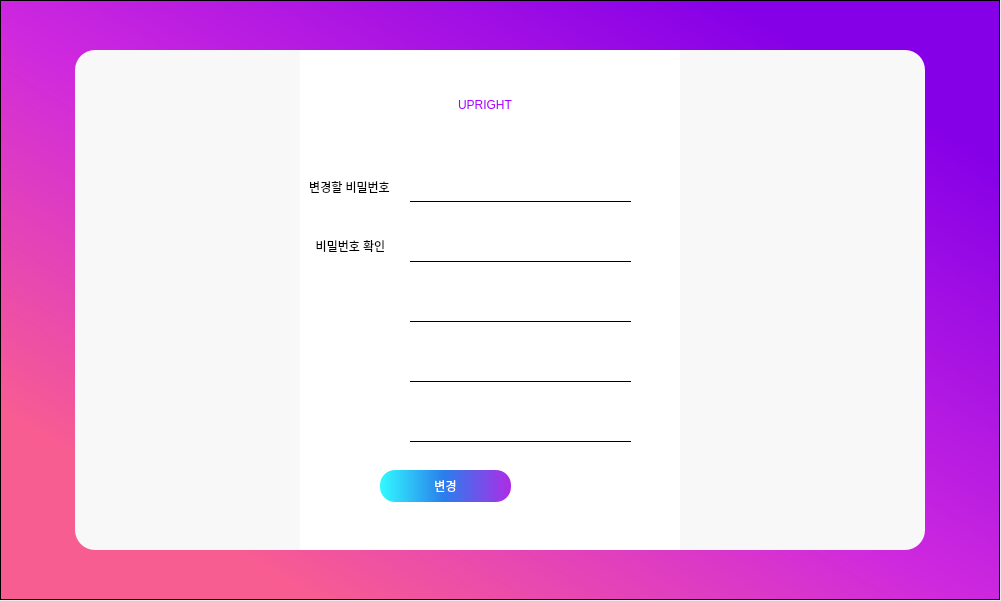
<?xml version="1.0" encoding="UTF-8"?>
<ui version="4.0">
 <class>MainWindow</class>
 <widget class="QMainWindow" name="MainWindow">
  <property name="geometry">
   <rect>
    <x>0</x>
    <y>0</y>
    <width>1001</width>
    <height>601</height>
   </rect>
  </property>
  <property name="windowTitle">
   <string>MainWindow</string>
  </property>
  <widget class="QWidget" name="centralwidget">
   <widget class="QFrame" name="frame">
    <property name="geometry">
     <rect>
      <x>0</x>
      <y>0</y>
      <width>1000</width>
      <height>600</height>
     </rect>
    </property>
    <property name="styleSheet">
     <string notr="true">background-color: qlineargradient(spread:pad, x1:1, y1:0, x2:0, y2:1, stop:0.142045 rgba(134, 0, 231, 255), stop:0.522727 rgba(207, 41, 222, 255), stop:0.846591 rgba(248, 93, 145, 255));</string>
    </property>
    <property name="frameShape">
     <enum>QFrame::StyledPanel</enum>
    </property>
    <property name="frameShadow">
     <enum>QFrame::Raised</enum>
    </property>
    <widget class="QFrame" name="frame_3">
     <property name="geometry">
      <rect>
       <x>75</x>
       <y>50</y>
       <width>850</width>
       <height>500</height>
      </rect>
     </property>
     <property name="autoFillBackground">
      <bool>false</bool>
     </property>
     <property name="styleSheet">
      <string notr="true">background-color: rgb(248, 248, 248);
border-radius:20px;
</string>
     </property>
     <property name="frameShape">
      <enum>QFrame::StyledPanel</enum>
     </property>
     <property name="frameShadow">
      <enum>QFrame::Raised</enum>
     </property>
     <widget class="QFrame" name="frame_2">
      <property name="geometry">
       <rect>
        <x>225</x>
        <y>0</y>
        <width>380</width>
        <height>500</height>
       </rect>
      </property>
      <property name="styleSheet">
       <string notr="true">background-color: rgb(255, 255, 255);
border-radius:0px;</string>
      </property>
      <property name="frameShape">
       <enum>QFrame::StyledPanel</enum>
      </property>
      <property name="frameShadow">
       <enum>QFrame::Raised</enum>
      </property>
      <widget class="QPushButton" name="pushButton_changepw">
       <property name="geometry">
        <rect>
         <x>80</x>
         <y>420</y>
         <width>131</width>
         <height>32</height>
        </rect>
       </property>
       <property name="styleSheet">
        <string notr="true">font: 75 9pt &quot;한컴 말랑말랑 Bold&quot;;
background-color: qlineargradient(spread:pad, x1:0, y1:0, x2:1, y2:0, stop:0.0113636 rgba(49, 248, 255, 255), stop:0.488636 rgba(42, 126, 236, 255), stop:1 rgba(174, 44, 231, 255));
border-radius:15px;
color: rgb(255, 255, 255);</string>
       </property>
       <property name="text">
        <string>변경</string>
       </property>
      </widget>
      <widget class="QLabel" name="label_pw">
       <property name="geometry">
        <rect>
         <x>10</x>
         <y>180</y>
         <width>81</width>
         <height>31</height>
        </rect>
       </property>
       <property name="styleSheet">
        <string notr="true">font: 75 9pt &quot;한컴 말랑말랑 Bold&quot;;</string>
       </property>
       <property name="text">
        <string>비밀번호 확인</string>
       </property>
       <property name="alignment">
        <set>Qt::AlignCenter</set>
       </property>
      </widget>
      <widget class="QLineEdit" name="lineEdit_pw2">
       <property name="geometry">
        <rect>
         <x>110</x>
         <y>181</y>
         <width>221</width>
         <height>31</height>
        </rect>
       </property>
       <property name="styleSheet">
        <string notr="true">background-color: rgb(255, 255, 255);</string>
       </property>
       <property name="echoMode">
        <enum>QLineEdit::Password</enum>
       </property>
      </widget>
      <widget class="QLabel" name="label_id">
       <property name="geometry">
        <rect>
         <x>-1</x>
         <y>121</y>
         <width>101</width>
         <height>31</height>
        </rect>
       </property>
       <property name="styleSheet">
        <string notr="true">font: 75 9pt &quot;한컴 말랑말랑 Bold&quot;;</string>
       </property>
       <property name="text">
        <string>변경할 비밀번호</string>
       </property>
       <property name="alignment">
        <set>Qt::AlignCenter</set>
       </property>
      </widget>
      <widget class="QLineEdit" name="lineEdit_pw1">
       <property name="geometry">
        <rect>
         <x>110</x>
         <y>121</y>
         <width>221</width>
         <height>31</height>
        </rect>
       </property>
       <property name="styleSheet">
        <string notr="true">background-color: rgb(255, 255, 255);</string>
       </property>
      </widget>
      <widget class="QLabel" name="label_JoinLogo">
       <property name="geometry">
        <rect>
         <x>80</x>
         <y>20</y>
         <width>210</width>
         <height>70</height>
        </rect>
       </property>
       <property name="styleSheet">
        <string notr="true">font: 15pt &quot;Arial Rounded MT Bold&quot;;
background-color: rgb(255, 255, 255);
color: rgb(170, 0, 255);</string>
       </property>
       <property name="text">
        <string>UPRIGHT</string>
       </property>
       <property name="textFormat">
        <enum>Qt::AutoText</enum>
       </property>
       <property name="alignment">
        <set>Qt::AlignCenter</set>
       </property>
      </widget>
      <widget class="Line" name="line_id">
       <property name="geometry">
        <rect>
         <x>110</x>
         <y>151</y>
         <width>221</width>
         <height>1</height>
        </rect>
       </property>
       <property name="styleSheet">
        <string notr="true">background-color: rgb(0, 0, 0);</string>
       </property>
       <property name="frameShadow">
        <enum>QFrame::Sunken</enum>
       </property>
       <property name="lineWidth">
        <number>1</number>
       </property>
       <property name="midLineWidth">
        <number>0</number>
       </property>
       <property name="orientation">
        <enum>Qt::Horizontal</enum>
       </property>
      </widget>
      <widget class="Line" name="line_pw">
       <property name="geometry">
        <rect>
         <x>110</x>
         <y>211</y>
         <width>221</width>
         <height>1</height>
        </rect>
       </property>
       <property name="styleSheet">
        <string notr="true">background-color: rgb(0, 0, 0);</string>
       </property>
       <property name="frameShadow">
        <enum>QFrame::Sunken</enum>
       </property>
       <property name="lineWidth">
        <number>1</number>
       </property>
       <property name="midLineWidth">
        <number>0</number>
       </property>
       <property name="orientation">
        <enum>Qt::Horizontal</enum>
       </property>
      </widget>
      <widget class="Line" name="line_name">
       <property name="geometry">
        <rect>
         <x>110</x>
         <y>271</y>
         <width>221</width>
         <height>1</height>
        </rect>
       </property>
       <property name="styleSheet">
        <string notr="true">background-color: rgb(0, 0, 0);</string>
       </property>
       <property name="frameShadow">
        <enum>QFrame::Sunken</enum>
       </property>
       <property name="lineWidth">
        <number>1</number>
       </property>
       <property name="midLineWidth">
        <number>0</number>
       </property>
       <property name="orientation">
        <enum>Qt::Horizontal</enum>
       </property>
      </widget>
      <widget class="Line" name="line_addr">
       <property name="geometry">
        <rect>
         <x>110</x>
         <y>331</y>
         <width>221</width>
         <height>1</height>
        </rect>
       </property>
       <property name="styleSheet">
        <string notr="true">background-color: rgb(0, 0, 0);</string>
       </property>
       <property name="frameShadow">
        <enum>QFrame::Sunken</enum>
       </property>
       <property name="lineWidth">
        <number>1</number>
       </property>
       <property name="midLineWidth">
        <number>0</number>
       </property>
       <property name="orientation">
        <enum>Qt::Horizontal</enum>
       </property>
      </widget>
      <widget class="Line" name="line_birth">
       <property name="geometry">
        <rect>
         <x>110</x>
         <y>391</y>
         <width>221</width>
         <height>1</height>
        </rect>
       </property>
       <property name="styleSheet">
        <string notr="true">background-color: rgb(0, 0, 0);</string>
       </property>
       <property name="frameShadow">
        <enum>QFrame::Sunken</enum>
       </property>
       <property name="lineWidth">
        <number>1</number>
       </property>
       <property name="midLineWidth">
        <number>0</number>
       </property>
       <property name="orientation">
        <enum>Qt::Horizontal</enum>
       </property>
      </widget>
     </widget>
     <widget class="QLabel" name="label_lPicture">
      <property name="enabled">
       <bool>true</bool>
      </property>
      <property name="geometry">
       <rect>
        <x>20</x>
        <y>0</y>
        <width>551</width>
        <height>500</height>
       </rect>
      </property>
      <property name="mouseTracking">
       <bool>false</bool>
      </property>
      <property name="tabletTracking">
       <bool>false</bool>
      </property>
      <property name="focusPolicy">
       <enum>Qt::NoFocus</enum>
      </property>
      <property name="layoutDirection">
       <enum>Qt::LeftToRight</enum>
      </property>
      <property name="autoFillBackground">
       <bool>false</bool>
      </property>
      <property name="styleSheet">
       <string notr="true"/>
      </property>
      <property name="frameShape">
       <enum>QFrame::NoFrame</enum>
      </property>
      <property name="frameShadow">
       <enum>QFrame::Plain</enum>
      </property>
      <property name="midLineWidth">
       <number>0</number>
      </property>
      <property name="text">
       <string/>
      </property>
      <property name="pixmap">
       <pixmap>../Documents/capstone/Upright_project3/Icon/okamurayuta works.jpg</pixmap>
      </property>
      <property name="scaledContents">
       <bool>true</bool>
      </property>
      <property name="alignment">
       <set>Qt::AlignLeading|Qt::AlignLeft|Qt::AlignVCenter</set>
      </property>
      <property name="wordWrap">
       <bool>false</bool>
      </property>
      <property name="openExternalLinks">
       <bool>false</bool>
      </property>
     </widget>
     <widget class="QLabel" name="label_rPicture">
      <property name="enabled">
       <bool>true</bool>
      </property>
      <property name="geometry">
       <rect>
        <x>370</x>
        <y>0</y>
        <width>461</width>
        <height>500</height>
       </rect>
      </property>
      <property name="mouseTracking">
       <bool>false</bool>
      </property>
      <property name="tabletTracking">
       <bool>false</bool>
      </property>
      <property name="focusPolicy">
       <enum>Qt::NoFocus</enum>
      </property>
      <property name="layoutDirection">
       <enum>Qt::LeftToRight</enum>
      </property>
      <property name="autoFillBackground">
       <bool>false</bool>
      </property>
      <property name="styleSheet">
       <string notr="true"/>
      </property>
      <property name="frameShape">
       <enum>QFrame::NoFrame</enum>
      </property>
      <property name="frameShadow">
       <enum>QFrame::Plain</enum>
      </property>
      <property name="midLineWidth">
       <number>0</number>
      </property>
      <property name="text">
       <string/>
      </property>
      <property name="pixmap">
       <pixmap>../Documents/capstone/Upright_project3/Icon/okamurayuta works.jpg</pixmap>
      </property>
      <property name="scaledContents">
       <bool>true</bool>
      </property>
      <property name="alignment">
       <set>Qt::AlignLeading|Qt::AlignLeft|Qt::AlignVCenter</set>
      </property>
      <property name="wordWrap">
       <bool>false</bool>
      </property>
      <property name="openExternalLinks">
       <bool>false</bool>
      </property>
     </widget>
     <zorder>label_rPicture</zorder>
     <zorder>label_lPicture</zorder>
     <zorder>frame_2</zorder>
    </widget>
   </widget>
  </widget>
 </widget>
 <resources/>
 <connections/>
</ui>
